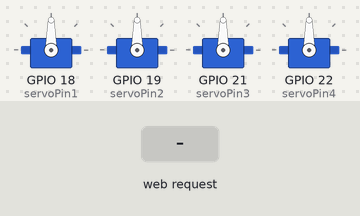
A sketch run on a simulated ESP32. Shown: 4 × servo. The inputs (shaded band) are chosen by the test bench. WiFi joins after 1.5 s; servers stay silent unless stated; what the sketch prints to the serial monitor is not drawn.

Above: at 2.7 s.
2.8 s: HTTP request GET /set?yaw=1 received
4.3 s: HTTP request GET /set?x=left received
5.8 s: HTTP request GET /set?x=center received
Timing chart, 0 to 8.8 s (numbered marks = the images above; inputs shaded):
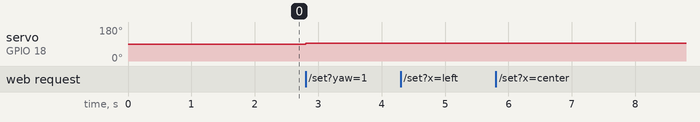

The sketch:

EC2_0512_ver.ino
```cpp
#include <WiFi.h>
#include <WebServer.h>
#include <ESP32Servo.h>

const char* ssid = "SUNJAE";
const char* password = "jh9989jh@@";

IPAddress local_IP(192, 168, 173, 55);
IPAddress gateway(192, 168, 173, 1);
IPAddress subnet(255, 255, 255, 0);

WebServer server(80);

int messageCount = 0;

Servo servo1;
Servo servo2;
Servo servo3;
Servo servo4;

const int servoPin1 = 18;
const int servoPin2 = 19;
const int servoPin3 = 21;
const int servoPin4 = 22;

int servoAngle1 = 90;
int servoAngle2 = 90;
int servoAngle3 = 90;
int servoAngle4 = 90;

const int PAN_CENTER = 90;
const int PAN_MIN = 20;
const int PAN_MAX = 160;
const int TILT_CENTER = 90;
const int TILT_MIN = 40;
const int TILT_MAX = 140;

const int FACE_DEADZONE_X = 25;
const int FACE_DEADZONE_Y = 20;
const float PAN_PIXEL_GAIN = 0.035;
const float TILT_PIXEL_GAIN = 0.035;
const float YAW_GAIN = 10.0;
const float PITCH_GAIN = 8.0;
const int MAX_STEP_PER_MESSAGE = 4;

const bool INVERT_PAN = false;
const bool INVERT_TILT = false;

void handleSet();
void setServo1Angle(int angle);
void setServo2Angle(int angle);
void setServo3Angle(int angle);
void setServo4Angle(int angle);
void lookLeft();
void lookCenter();
void lookRight();
void applyCommand(String command);
void setServo1ByYaw(float yaw);
void updateFaceTracking(String xArg, String yArg, String yawArg, String pitchArg);
bool isValidNumberArg(String value);
int moveToward(int current, int target, int maxStep);


void setup() {
  Serial.begin(115200);

  WiFi.config(local_IP, gateway, subnet);

  servo1.setPeriodHertz(50);
  servo2.setPeriodHertz(50);
  servo3.setPeriodHertz(50);
  servo4.setPeriodHertz(50);

  servo1.attach(servoPin1, 500, 2400);
  servo2.attach(servoPin2, 500, 2400);
  servo3.attach(servoPin3, 500, 2400);
  servo4.attach(servoPin4, 500, 2400);

  servo1.write(servoAngle1);
  servo2.write(servoAngle2);
  servo3.write(servoAngle3);
  servo4.write(servoAngle4);

  WiFi.begin(ssid, password);

  Serial.print("WiFi 연결중");

  while (WiFi.status() != WL_CONNECTED) {
    delay(500);
    Serial.print(".");
  }

  Serial.println();
  Serial.println("WiFi 연결 완료");

  Serial.print("ESP32 IP: ");
  Serial.println(WiFi.localIP());

  server.on("/set", handleSet);
  server.begin();

  Serial.println("HTTP 서버 시작");
}

void loop() {
  server.handleClient();
}

// Low level: write a raw angle to each servo.
void setServo1Angle(int angle) {
  servoAngle1 = constrain(angle, PAN_MIN, PAN_MAX);
  servo1.write(servoAngle1);
  Serial.print("servo1 angle: ");
  Serial.println(servoAngle1);
}

void setServo2Angle(int angle) {
  servoAngle2 = constrain(angle, TILT_MIN, TILT_MAX);
  servo2.write(servoAngle2);
  Serial.print("servo2 angle: ");
  Serial.println(servoAngle2);
}

void setServo3Angle(int angle) {
  servoAngle3 = constrain(angle, 0, 180);
  servo3.write(servoAngle3);
  Serial.print("servo3 angle: ");
  Serial.println(servoAngle3);
}

void setServo4Angle(int angle) {
  servoAngle4 = constrain(angle, 0, 180);
  servo4.write(servoAngle4);
  Serial.print("servo4 angle: ");
  Serial.println(servoAngle4);
}

// Intermediate level: machine motions built from low-level servo moves.
void lookLeft() {
  setServo1Angle(PAN_MIN);
}

void lookCenter() {
  setServo1Angle(PAN_CENTER);
  setServo2Angle(TILT_CENTER);
}

void lookRight() {
  setServo1Angle(PAN_MAX);
}

// High level: convert interpreted input into machine motions.
void applyCommand(String command) {
  command.trim();

  if (command == "left") {
    lookLeft();
  } else if (command == "center") {
    lookCenter();
  } else if (command == "right") {
    lookRight();
  }
}

void setServo1ByYaw(float yaw) {
  if (yaw < 0) {
    lookLeft();
  } else if (yaw > 0) {
    lookRight();
  } else {
    lookCenter();
  }
}

bool isValidNumberArg(String value) {
  value.trim();
  return value.length() > 0 && value != "none" && value != "null" && value != "NaN";
}

int moveToward(int current, int target, int maxStep) {
  if (target > current + maxStep) {
    return current + maxStep;
  }

  if (target < current - maxStep) {
    return current - maxStep;
  }

  return target;
}

void updateFaceTracking(String xArg, String yArg, String yawArg, String pitchArg) {
  float panCorrection = 0.0;
  float tiltCorrection = 0.0;

  if (isValidNumberArg(xArg)) {
    float errorX = xArg.toFloat();

    if (abs(errorX) > FACE_DEADZONE_X) {
      panCorrection += errorX * PAN_PIXEL_GAIN;
    }
  }

  if (isValidNumberArg(yArg)) {
    float errorY = yArg.toFloat();

    if (abs(errorY) > FACE_DEADZONE_Y) {
      tiltCorrection += errorY * TILT_PIXEL_GAIN;
    }
  }

  if (isValidNumberArg(yawArg)) {
    panCorrection += yawArg.toFloat() * YAW_GAIN;
  }

  if (isValidNumberArg(pitchArg)) {
    tiltCorrection += pitchArg.toFloat() * PITCH_GAIN;
  }

  if (INVERT_PAN) {
    panCorrection *= -1.0;
  }

  if (INVERT_TILT) {
    tiltCorrection *= -1.0;
  }

  int targetPan = constrain(servoAngle1 + (int)round(panCorrection), PAN_MIN, PAN_MAX);
  int targetTilt = constrain(servoAngle2 + (int)round(tiltCorrection), TILT_MIN, TILT_MAX);

  int nextPan = moveToward(servoAngle1, targetPan, MAX_STEP_PER_MESSAGE);
  int nextTilt = moveToward(servoAngle2, targetTilt, MAX_STEP_PER_MESSAGE);

  if (nextPan != servoAngle1) {
    setServo1Angle(nextPan);
  }

  if (nextTilt != servoAngle2) {
    setServo2Angle(nextTilt);
  }
}


void handleSet() {
  messageCount++;

  String x = server.arg("x");
  String y = server.arg("y");
  String yaw = server.arg("yaw");
  String pitch = server.arg("pitch");
  String roll = server.arg("roll");
  String command = server.arg("command");

  Serial.println();
  Serial.println("================================");
  Serial.print("MESSAGE #");
  Serial.println(messageCount);
  Serial.printf("#%d | x=%s y=%s yaw=%s pitch=%s roll=%s command=%s\n", messageCount, x.c_str(), y.c_str(), yaw.c_str(), pitch.c_str(), roll.c_str(), command.c_str());

  if (command.length() > 0) {
    applyCommand(command);
  }

  if (isValidNumberArg(x) || isValidNumberArg(y) || isValidNumberArg(yaw) || isValidNumberArg(pitch)) {
    updateFaceTracking(x, y, yaw, pitch);
  }

  if (server.arg("servo1").length() > 0) {
    setServo1Angle(server.arg("servo1").toInt());
  }

  if (server.arg("servo2").length() > 0) {
    setServo2Angle(server.arg("servo2").toInt());
  }

  if (server.arg("servo3").length() > 0) {
    setServo3Angle(server.arg("servo3").toInt());
  }

  if (server.arg("servo4").length() > 0) {
    setServo4Angle(server.arg("servo4").toInt());
  }

  server.send(200, "text/plain", "OK");
}
```

Measured:
- after the input at 2.8 s, servo on GPIO 18 (servoPin1): 90° → 94° at once
- after the input at 4.3 s, every drawn part: stays the same
- after the input at 5.8 s, every drawn part: stays the same
